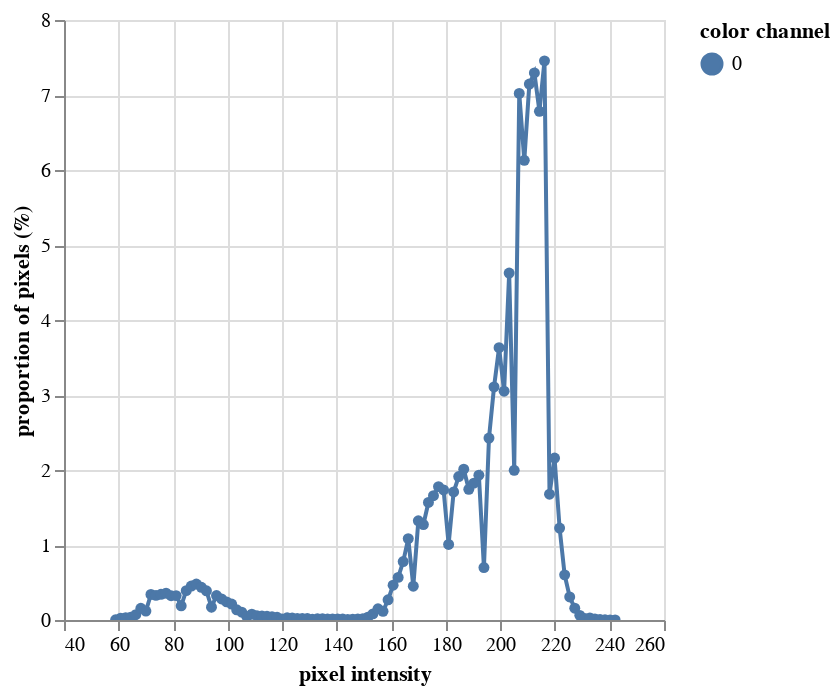

Notebook code cell kept with this figure:
### Markdown cell above
## Visualize the distribution of grayscale values

A histogram can be used to visualize the distribution of values in an image. The histogram can aid in the selection of a threshold value.

For this image, the large peak between 160-220 are from the brighter background pixels. The smaller peak between 60-120 are the darker seed pixels.

### Code cell
# Inputs:
#   img         = gray image in selected colorspace
#   mask        = None (default), or mask
#   bins        = 100 (default) or number of desired number of evenly spaced bins
#   lower-bound = None (default) or minimum value on x-axis
#   upper-bound = None (default) or maximum value on x-axis
#   title       = None (default) or custom plot title
#   hist_data   = False (default) or True (if frequency distribution data is desired)
hist = pcv.visualize.histogram(img=b_img)

### Figure 1 — Vega-Lite specification as saved in the notebook (floating-point values rounded to 4 significant figures)
{"config": {"view": {"continuousWidth": 300, "continuousHeight": 300}}, "data": {"name": "data-b0665beed1f2897239d1882f834bcc53"}, "mark": {"type": "line", "point": true}, "encoding": {"color": {"field": "color channel", "type": "nominal"}, "tooltip": [{"field": "pixel intensity", "type": "quantitative"}, {"field": "proportion of pixels (%)", "type": "quantitative"}], "x": {"field": "pixel intensity", "type": "quantitative"}, "y": {"field": "proportion of pixels (%)", "type": "quantitative"}}, "params": [{"name": "param_1", "select": {"type": "interval", "encodings": ["x", "y"]}, "bind": "scales"}], "$schema": "https://vega.github.io/schema/vega-lite/v5.20.1.json", "datasets": {"data-b0665beed1f2897239d1882f834bcc53": [{"pixel intensity": 58.92, "proportion of pixels (%)": 0.002106, "hist_count": 115, "color channel": "0"}, {"pixel intensity": 60.78, "proportion of pixels (%)": 0.02399, "hist_count": 1310, "color channel": "0"}, {"pixel intensity": 62.62, "proportion of pixels (%)": 0.03035, "hist_count": 1657, "color channel": "0"}, {"pixel intensity": 64.47, "proportion of pixels (%)": 0.03857, "hist_count": 2106, "color channel": "0"}, {"pixel intensity": 66.33, "proportion of pixels (%)": 0.07042, "hist_count": 3845, "color channel": "0"}, {"pixel intensity": 68.17, "proportion of pixels (%)": 0.1561, "hist_count": 8525, "color channel": "0"}, {"pixel intensity": 70.03, "proportion of pixels (%)": 0.119, "hist_count": 6500, "color channel": "0"}, {"pixel intensity": 71.88, "proportion of pixels (%)": 0.341, "hist_count": 18620, "color channel": "0"}, {"pixel intensity": 73.72, "proportion of pixels (%)": 0.3285, "hist_count": 17936, "color channel": "0"}, {"pixel intensity": 75.58, "proportion of pixels (%)": 0.3425, "hist_count": 18700, "color channel": "0"}, {"pixel intensity": 77.42, "proportion of pixels (%)": 0.3572, "hist_count": 19505, "color channel": "0"}, {"pixel intensity": 79.28, "proportion of pixels (%)": 0.3245, "hist_count": 17719, "color channel": "0"}, {"pixel intensity": 81.12, "proportion of pixels (%)": 0.3252, "hist_count": 17758, "color channel": "0"}, {"pixel intensity": 82.97, "proportion of pixels (%)": 0.1896, "hist_count": 10353, "color channel": "0"}, {"pixel intensity": 84.83, "proportion of pixels (%)": 0.3915, "hist_count": 21374, "color channel": "0"}, {"pixel intensity": 86.67, "proportion of pixels (%)": 0.4523, "hist_count": 24693, "color channel": "0"}, {"pixel intensity": 88.53, "proportion of pixels (%)": 0.4797, "hist_count": 26190, "color channel": "0"}, {"pixel intensity": 90.38, "proportion of pixels (%)": 0.4358, "hist_count": 23792, "color channel": "0"}, {"pixel intensity": 92.23, "proportion of pixels (%)": 0.3887, "hist_count": 21221, "color channel": "0"}, {"pixel intensity": 94.08, "proportion of pixels (%)": 0.1703, "hist_count": 9299, "color channel": "0"}, {"pixel intensity": 95.92, "proportion of pixels (%)": 0.3257, "hist_count": 17785, "color channel": "0"}, {"pixel intensity": 97.78, "proportion of pixels (%)": 0.2812, "hist_count": 15356, "color channel": "0"}, {"pixel intensity": 99.62, "proportion of pixels (%)": 0.2416, "hist_count": 13189, "color channel": "0"}, {"pixel intensity": 101.5, "proportion of pixels (%)": 0.2133, "hist_count": 11644, "color channel": "0"}, {"pixel intensity": 103.3, "proportion of pixels (%)": 0.1354, "hist_count": 7393, "color channel": "0"}, {"pixel intensity": 105.2, "proportion of pixels (%)": 0.1037, "hist_count": 5664, "color channel": "0"}, {"pixel intensity": 107.0, "proportion of pixels (%)": 0.04636, "hist_count": 2531, "color channel": "0"}, {"pixel intensity": 108.9, "proportion of pixels (%)": 0.07802, "hist_count": 4260, "color channel": "0"}, {"pixel intensity": 110.7, "proportion of pixels (%)": 0.0567, "hist_count": 3096, "color channel": "0"}, {"pixel intensity": 112.6, "proportion of pixels (%)": 0.05328, "hist_count": 2909, "color channel": "0"}, {"pixel intensity": 114.4, "proportion of pixels (%)": 0.04934, "hist_count": 2694, "color channel": "0"}, {"pixel intensity": 116.3, "proportion of pixels (%)": 0.04203, "hist_count": 2295, "color channel": "0"}, {"pixel intensity": 118.1, "proportion of pixels (%)": 0.03626, "hist_count": 1980, "color channel": "0"}, {"pixel intensity": 120.0, "proportion of pixels (%)": 0.01458, "hist_count": 796, "color channel": "0"}, {"pixel intensity": 121.8, "proportion of pixels (%)": 0.02879, "hist_count": 1572, "color channel": "0"}, {"pixel intensity": 123.7, "proportion of pixels (%)": 0.02656, "hist_count": 1450, "color channel": "0"}, {"pixel intensity": 125.5, "proportion of pixels (%)": 0.02183, "hist_count": 1192, "color channel": "0"}, {"pixel intensity": 127.4, "proportion of pixels (%)": 0.01976, "hist_count": 1079, "color channel": "0"}, {"pixel intensity": 129.2, "proportion of pixels (%)": 0.01866, "hist_count": 1019, "color channel": "0"}, {"pixel intensity": 131.1, "proportion of pixels (%)": 0.008645, "hist_count": 472, "color channel": "0"}, {"pixel intensity": 132.9, "proportion of pixels (%)": 0.01615, "hist_count": 882, "color channel": "0"}, {"pixel intensity": 134.8, "proportion of pixels (%)": 0.01551, "hist_count": 847, "color channel": "0"}, {"pixel intensity": 136.6, "proportion of pixels (%)": 0.01332, "hist_count": 727, "color channel": "0"}, {"pixel intensity": 138.5, "proportion of pixels (%)": 0.0141, "hist_count": 770, "color channel": "0"}, {"pixel intensity": 140.3, "proportion of pixels (%)": 0.012, "hist_count": 655, "color channel": "0"}, {"pixel intensity": 142.2, "proportion of pixels (%)": 0.01273, "hist_count": 695, "color channel": "0"}, {"pixel intensity": 144.0, "proportion of pixels (%)": 0.006777, "hist_count": 370, "color channel": "0"}, {"pixel intensity": 145.9, "proportion of pixels (%)": 0.01139, "hist_count": 622, "color channel": "0"}, {"pixel intensity": 147.7, "proportion of pixels (%)": 0.01421, "hist_count": 776, "color channel": "0"}, {"pixel intensity": 149.6, "proportion of pixels (%)": 0.01859, "hist_count": 1015, "color channel": "0"}, {"pixel intensity": 151.4, "proportion of pixels (%)": 0.03672, "hist_count": 2005, "color channel": "0"}, {"pixel intensity": 153.3, "proportion of pixels (%)": 0.08176, "hist_count": 4464, "color channel": "0"}, {"pixel intensity": 155.1, "proportion of pixels (%)": 0.1488, "hist_count": 8125, "color channel": "0"}, {"pixel intensity": 157.0, "proportion of pixels (%)": 0.1164, "hist_count": 6354, "color channel": "0"}, {"pixel intensity": 158.8, "proportion of pixels (%)": 0.2692, "hist_count": 14699, "color channel": "0"}, {"pixel intensity": 160.7, "proportion of pixels (%)": 0.4637, "hist_count": 25318, "color channel": "0"}, {"pixel intensity": 162.5, "proportion of pixels (%)": 0.568, "hist_count": 31015, "color channel": "0"}, {"pixel intensity": 164.4, "proportion of pixels (%)": 0.7792, "hist_count": 42547, "color channel": "0"}, {"pixel intensity": 166.2, "proportion of pixels (%)": 1.085, "hist_count": 59242, "color channel": "0"}, {"pixel intensity": 168.1, "proportion of pixels (%)": 0.4502, "hist_count": 24580, "color channel": "0"}, {"pixel intensity": 169.9, "proportion of pixels (%)": 1.323, "hist_count": 72234, "color channel": "0"}, {"pixel intensity": 171.8, "proportion of pixels (%)": 1.273, "hist_count": 69491, "color channel": "0"}, {"pixel intensity": 173.6, "proportion of pixels (%)": 1.568, "hist_count": 85588, "color channel": "0"}, {"pixel intensity": 175.5, "proportion of pixels (%)": 1.658, "hist_count": 90523, "color channel": "0"}, {"pixel intensity": 177.3, "proportion of pixels (%)": 1.779, "hist_count": 97113, "color channel": "0"}, {"pixel intensity": 179.2, "proportion of pixels (%)": 1.734, "hist_count": 94700, "color channel": "0"}, {"pixel intensity": 181.0, "proportion of pixels (%)": 1.008, "hist_count": 55033, "color channel": "0"}, {"pixel intensity": 182.9, "proportion of pixels (%)": 1.708, "hist_count": 93252, "color channel": "0"}, {"pixel intensity": 184.7, "proportion of pixels (%)": 1.913, "hist_count": 104443, "color channel": "0"}, {"pixel intensity": 186.6, "proportion of pixels (%)": 2.01, "hist_count": 109764, "color channel": "0"}, {"pixel intensity": 188.4, "proportion of pixels (%)": 1.742, "hist_count": 95113, "color channel": "0"}, {"pixel intensity": 190.3, "proportion of pixels (%)": 1.824, "hist_count": 99599, "color channel": "0"}, {"pixel intensity": 192.1, "proportion of pixels (%)": 1.931, "hist_count": 105420, "color channel": "0"}, {"pixel intensity": 194.0, "proportion of pixels (%)": 0.6987, "hist_count": 38148, "color channel": "0"}, {"pixel intensity": 195.8, "proportion of pixels (%)": 2.426, "hist_count": 132437, "color channel": "0"}, {"pixel intensity": 197.7, "proportion of pixels (%)": 3.107, "hist_count": 169639, "color channel": "0"}, {"pixel intensity": 199.5, "proportion of pixels (%)": 3.631, "hist_count": 198244, "color channel": "0"}, {"pixel intensity": 201.4, "proportion of pixels (%)": 3.05, "hist_count": 166539, "color channel": "0"}, {"pixel intensity": 203.2, "proportion of pixels (%)": 4.626, "hist_count": 252603, "color channel": "0"}, {"pixel intensity": 205.1, "proportion of pixels (%)": 1.996, "hist_count": 108970, "color channel": "0"}, {"pixel intensity": 206.9, "proportion of pixels (%)": 7.021, "hist_count": 383372, "color channel": "0"}, {"pixel intensity": 208.8, "proportion of pixels (%)": 6.13, "hist_count": 334695, "color channel": "0"}, {"pixel intensity": 210.6, "proportion of pixels (%)": 7.145, "hist_count": 390144, "color channel": "0"}, {"pixel intensity": 212.5, "proportion of pixels (%)": 7.294, "hist_count": 398257, "color channel": "0"}, {"pixel intensity": 214.3, "proportion of pixels (%)": 6.782, "hist_count": 370311, "color channel": "0"}, {"pixel intensity": 216.2, "proportion of pixels (%)": 7.455, "hist_count": 407046, "color channel": "0"}, {"pixel intensity": 218.0, "proportion of pixels (%)": 1.678, "hist_count": 91618, "color channel": "0"}, {"pixel intensity": 219.9, "proportion of pixels (%)": 2.16, "hist_count": 117918, "color channel": "0"}, {"pixel intensity": 221.7, "proportion of pixels (%)": 1.225, "hist_count": 66905, "color channel": "0"}, {"pixel intensity": 223.6, "proportion of pixels (%)": 0.6019, "hist_count": 32866, "color channel": "0"}, {"pixel intensity": 225.4, "proportion of pixels (%)": 0.307, "hist_count": 16760, "color channel": "0"}, {"pixel intensity": 227.3, "proportion of pixels (%)": 0.1575, "hist_count": 8599, "color channel": "0"}, {"pixel intensity": 229.1, "proportion of pixels (%)": 0.06181, "hist_count": 3375, "color channel": "0"}, {"pixel intensity": 231.0, "proportion of pixels (%)": 0.02048, "hist_count": 1118, "color channel": "0"}, {"pixel intensity": 232.8, "proportion of pixels (%)": 0.02683, "hist_count": 1465, "color channel": "0"}, {"pixel intensity": 234.7, "proportion of pixels (%)": 0.01467, "hist_count": 801, "color channel": "0"}, {"pixel intensity": 236.5, "proportion of pixels (%)": 0.00619, "hist_count": 338, "color channel": "0"}, {"pixel intensity": 238.4, "proportion of pixels (%)": 0.003132, "hist_count": 171, "color channel": "0"}, {"pixel intensity": 240.2, "proportion of pixels (%)": 0.001447, "hist_count": 79, "color channel": "0"}, {"pixel intensity": 242.1, "proportion of pixels (%)": 0.0001282, "hist_count": 7, "color channel": "0"}]}}
